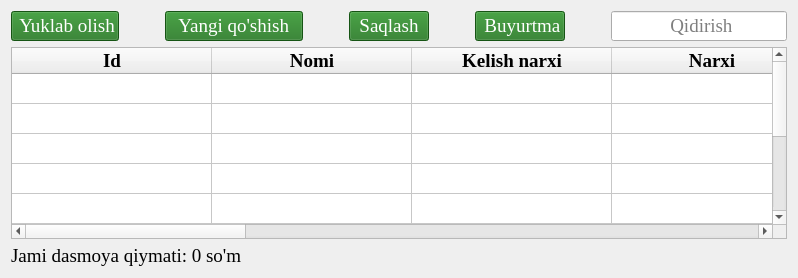
        <widget class="QWidget" name="tab2_2">
         <attribute name="icon">
          <iconset resource="../../icons/images.qrc">
           <normaloff>:/image/books.png</normaloff>:/image/books.png</iconset>
         </attribute>
         <attribute name="title">
          <string>Ombor</string>
         </attribute>
         <layout class="QGridLayout" name="gridLayout_17">
          <item row="0" column="0">
           <layout class="QGridLayout" name="gridLayout_18">
            <item row="2" column="1">
             <widget class="QTableWidget" name="tableWidget_4">
              <property name="font">
               <font>
                <family>Times New Roman</family>
                <pointsize>14</pointsize>
                <bold>false</bold>
                <stylestrategy>PreferDefault</stylestrategy>
               </font>
              </property>
              <property name="autoFillBackground">
               <bool>false</bool>
              </property>
              <property name="selectionMode">
               <enum>QAbstractItemView::SelectionMode::ExtendedSelection</enum>
              </property>
              <property name="selectionBehavior">
               <enum>QAbstractItemView::SelectionBehavior::SelectItems</enum>
              </property>
              <property name="sortingEnabled">
               <bool>false</bool>
              </property>
              <property name="rowCount">
               <number>10</number>
              </property>
              <attribute name="horizontalHeaderDefaultSectionSize">
               <number>200</number>
              </attribute>
              <attribute name="verticalHeaderVisible">
               <bool>false</bool>
              </attribute>
              <row/>
              <row/>
              <row/>
              <row/>
              <row/>
              <row/>
              <row/>
              <row/>
              <row/>
              <row/>
              <column>
               <property name="text">
                <string>Id</string>
               </property>
               <property name="font">
                <font>
                 <family>Times New Roman</family>
                 <pointsize>14</pointsize>
                 <bold>true</bold>
                </font>
               </property>
              </column>
              <column>
               <property name="text">
                <string>Nomi</string>
               </property>
               <property name="font">
                <font>
                 <family>Times New Roman</family>
                 <pointsize>14</pointsize>
                 <bold>true</bold>
                </font>
               </property>
              </column>
              <column>
               <property name="text">
                <string>Kelish narxi</string>
               </property>
               <property name="font">
                <font>
                 <family>Times New Roman</family>
                 <pointsize>14</pointsize>
                 <bold>true</bold>
                </font>
               </property>
              </column>
              <column>
               <property name="text">
                <string>Narxi</string>
               </property>
               <property name="font">
                <font>
                 <family>Times New Roman</family>
                 <pointsize>14</pointsize>
                 <bold>true</bold>
                </font>
               </property>
              </column>
              <column>
               <property name="text">
                <string>Pachka narxi</string>
               </property>
               <property name="font">
                <font>
                 <family>Times New Roman</family>
                 <pointsize>14</pointsize>
                 <bold>true</bold>
                </font>
               </property>
              </column>
              <column>
               <property name="text">
                <string>Barcode</string>
               </property>
               <property name="font">
                <font>
                 <family>Times New Roman</family>
                 <pointsize>14</pointsize>
                 <bold>true</bold>
                </font>
               </property>
              </column>
              <column>
               <property name="text">
                <string>Qoldiq</string>
               </property>
               <property name="font">
                <font>
                 <family>Times New Roman</family>
                 <pointsize>14</pointsize>
                 <bold>true</bold>
                </font>
               </property>
              </column>
              <column>
               <property name="text">
                <string>Sana</string>
               </property>
               <property name="font">
                <font>
                 <family>Times New Roman</family>
                 <pointsize>14</pointsize>
                 <bold>true</bold>
                </font>
               </property>
              </column>
              <column>
               <property name="text">
                <string>Buyurtma</string>
               </property>
               <property name="font">
                <font>
                 <family>Times New Roman</family>
                 <pointsize>14</pointsize>
                 <bold>true</bold>
                </font>
               </property>
              </column>
              <column>
               <property name="text">
                <string>Kimdan</string>
               </property>
               <property name="font">
                <font>
                 <family>Times New Roman</family>
                 <pointsize>14</pointsize>
                 <bold>true</bold>
                </font>
               </property>
              </column>
             </widget>
            </item>
            <item row="1" column="1">
             <layout class="QHBoxLayout" name="horizontalLayout_10">
              <item>
               <widget class="QPushButton" name="pushButton_6">
                <property name="font">
                 <font>
                  <family>Times New Roman</family>
                  <pointsize>14</pointsize>
                  <stylestrategy>PreferDefault</stylestrategy>
                 </font>
                </property>
                <property name="autoFillBackground">
                 <bool>false</bool>
                </property>
                <property name="styleSheet">
                 <string notr="true">background-color: rgb(31, 118, 28); color: white;</string>
                </property>
                <property name="text">
                 <string> Yuklab olish</string>
                </property>
                <property name="icon">
                 <iconset resource="../../icons/images.qrc">
                  <normaloff>:/image/excel.png</normaloff>:/image/excel.png</iconset>
                </property>
                <property name="iconSize">
                 <size>
                  <width>24</width>
                  <height>24</height>
                 </size>
                </property>
               </widget>
              </item>
              <item>
               <spacer name="horizontalSpacer_22">
                <property name="orientation">
                 <enum>Qt::Orientation::Horizontal</enum>
                </property>
                <property name="sizeType">
                 <enum>QSizePolicy::Policy::Minimum</enum>
                </property>
                <property name="sizeHint" stdset="0">
                 <size>
                  <width>40</width>
                  <height>20</height>
                 </size>
                </property>
               </spacer>
              </item>
              <item>
               <widget class="QPushButton" name="pushButton_4">
                <property name="font">
                 <font>
                  <family>Times New Roman</family>
                  <pointsize>14</pointsize>
                  <bold>false</bold>
                  <stylestrategy>PreferDefault</stylestrategy>
                 </font>
                </property>
                <property name="toolTip">
                 <string>&lt;html&gt;&lt;head/&gt;&lt;body&gt;&lt;p align=&quot;center&quot;&gt;&lt;br/&gt;&lt;/p&gt;&lt;/body&gt;&lt;/html&gt;</string>
                </property>
                <property name="styleSheet">
                 <string notr="true">background-color: rgb(31, 118, 28); color: white;</string>
                </property>
                <property name="text">
                 <string>  Yangi qo'shish  </string>
                </property>
                <property name="icon">
                 <iconset resource="../../icons/images.qrc">
                  <normaloff>:/image/excel.png</normaloff>:/image/excel.png</iconset>
                </property>
                <property name="iconSize">
                 <size>
                  <width>24</width>
                  <height>24</height>
                 </size>
                </property>
               </widget>
              </item>
              <item>
               <spacer name="horizontalSpacer_23">
                <property name="orientation">
                 <enum>Qt::Orientation::Horizontal</enum>
                </property>
                <property name="sizeType">
                 <enum>QSizePolicy::Policy::Minimum</enum>
                </property>
                <property name="sizeHint" stdset="0">
                 <size>
                  <width>40</width>
                  <height>20</height>
                 </size>
                </property>
               </spacer>
              </item>
              <item>
               <widget class="QPushButton" name="pushButton_3">
                <property name="font">
                 <font>
                  <family>Times New Roman</family>
                  <pointsize>14</pointsize>
                  <bold>false</bold>
                  <stylestrategy>PreferDefault</stylestrategy>
                 </font>
                </property>
                <property name="styleSheet">
                 <string notr="true">background-color: rgb(31, 118, 28); color: white;</string>
                </property>
                <property name="text">
                 <string> Saqlash </string>
                </property>
               </widget>
              </item>
              <item>
               <spacer name="horizontalSpacer_24">
                <property name="orientation">
                 <enum>Qt::Orientation::Horizontal</enum>
                </property>
                <property name="sizeType">
                 <enum>QSizePolicy::Policy::Minimum</enum>
                </property>
                <property name="sizeHint" stdset="0">
                 <size>
                  <width>40</width>
                  <height>20</height>
                 </size>
                </property>
               </spacer>
              </item>
              <item>
               <widget class="QPushButton" name="pushButton_13">
                <property name="font">
                 <font>
                  <family>Times New Roman</family>
                  <pointsize>14</pointsize>
                  <stylestrategy>PreferDefault</stylestrategy>
                 </font>
                </property>
                <property name="styleSheet">
                 <string notr="true">background-color: rgb(31, 118, 28); color: white;</string>
                </property>
                <property name="text">
                 <string> Buyurtma</string>
                </property>
                <property name="icon">
                 <iconset resource="../../icons/images.qrc">
                  <normaloff>:/image/excel.png</normaloff>:/image/excel.png</iconset>
                </property>
                <property name="iconSize">
                 <size>
                  <width>24</width>
                  <height>24</height>
                 </size>
                </property>
               </widget>
              </item>
              <item>
               <spacer name="horizontalSpacer_25">
                <property name="orientation">
                 <enum>Qt::Orientation::Horizontal</enum>
                </property>
                <property name="sizeHint" stdset="0">
                 <size>
                  <width>40</width>
                  <height>20</height>
                 </size>
                </property>
               </spacer>
              </item>
              <item>
               <widget class="QLineEdit" name="lineEdit_3">
                <property name="maximumSize">
                 <size>
                  <width>200</width>
                  <height>16777215</height>
                 </size>
                </property>
                <property name="font">
                 <font>
                  <family>Times New Roman</family>
                  <pointsize>14</pointsize>
                  <stylestrategy>PreferDefault</stylestrategy>
                 </font>
                </property>
                <property name="alignment">
                 <set>Qt::AlignmentFlag::AlignCenter</set>
                </property>
                <property name="placeholderText">
                 <string> Qidirish</string>
                </property>
               </widget>
              </item>
             </layout>
            </item>
           </layout>
          </item>
          <item row="1" column="0">
           <widget class="QLabel" name="label_7">
            <property name="font">
             <font>
              <family>Times New Roman</family>
              <pointsize>14</pointsize>
              <stylestrategy>PreferDefault</stylestrategy>
             </font>
            </property>
            <property name="text">
             <string>Jami dasmoya qiymati: 0 so'm</string>
            </property>
           </widget>
          </item>
         </layout>
        </widget>
